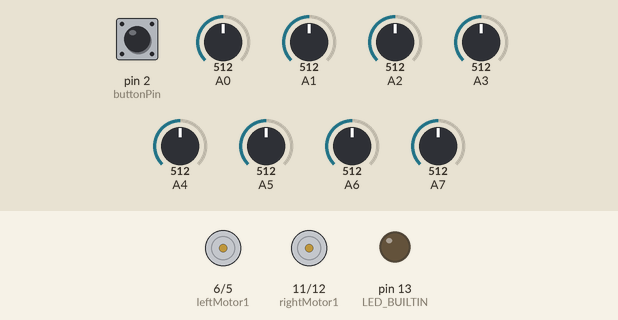
Simulated run of this sketch. Board: Arduino Nano, built with avr-gcc and run on an emulated ATmega328P. On the bench: motor-driver pin pairs drawn as motors (green arrow = first pin HIGH = forward, orange = second pin HIGH = backward, longer = more drive, scaled by the enable pin), output pins drawn as LEDs (lit = HIGH). The inputs (shaded band) are chosen by the test bench; at power-on: pin 2 (buttonPin) HIGH, A4 = 512, A5 = 512, A6 = 512, A3 = 512, A0 = 512, A1 = 512, A2 = 512, A7 = 512.

Above: at 6.7 s.
6.8 s: pin 2 (buttonPin) pulled LOW for 0.15 s
At 7.7 s:
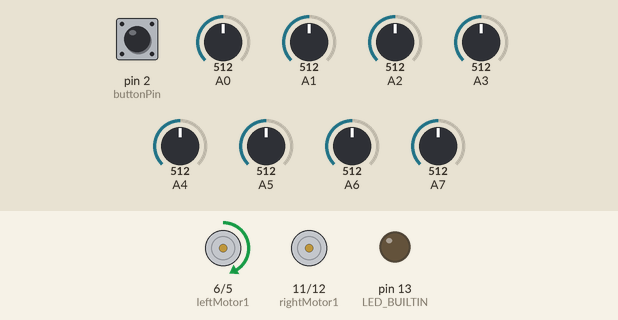
8.8 s: A4 set to 716
At 10.0 s:
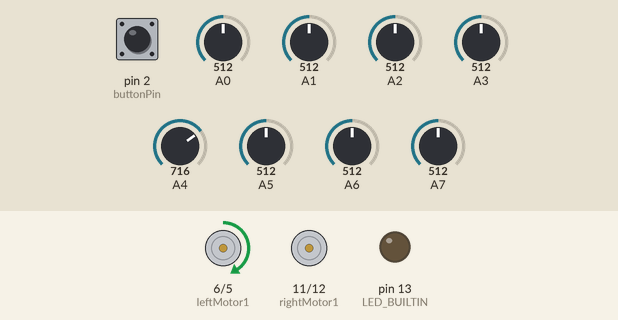
10.3 s: A5 set to 716
At 11.1 s:
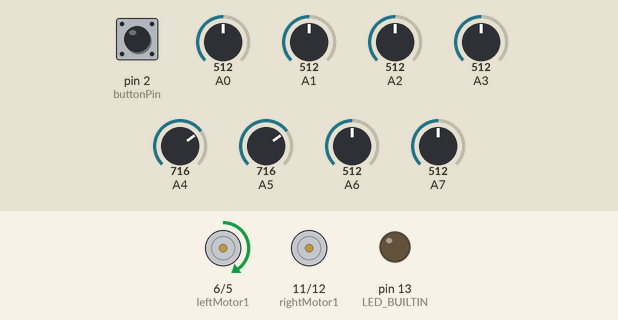
11.8 s: A6 set to 716
At 12.2 s:
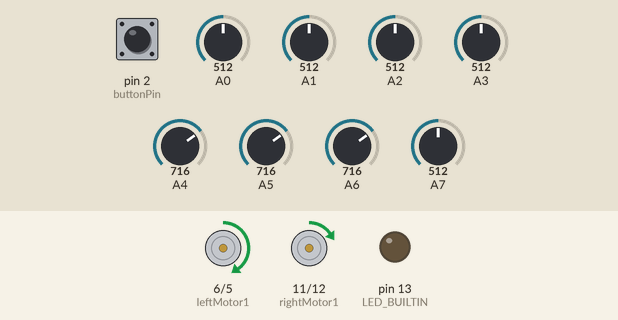
13.3 s: A3 set to 306
At 14.5 s:
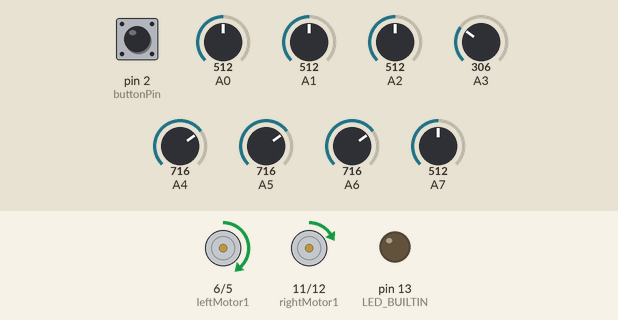
14.8 s: A3 set to 65
At 15.8 s:
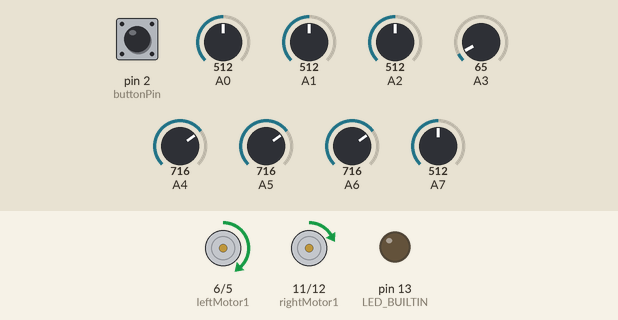
Timing chart, 0 to 17.3 s (numbered marks = the images above; inputs shaded):
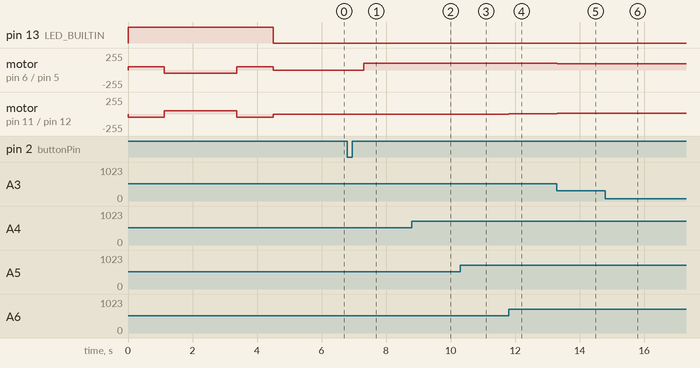

Measured:
- after the input at 6.8 s, motor on pin 6 (leftMotor1) / pin 5 (leftMotor2): stopped → forward 105/255 after 0.51 s
- after the input at 8.8 s, motor on pin 6 (leftMotor1) / pin 5 (leftMotor2): forward 105/255 → forward 103/255 at once
- after the input at 10.3 s, motor on pin 6 (leftMotor1) / pin 5 (leftMotor2): forward 103/255 → forward 100/255 at once
- after the input at 11.8 s, motor on pin 11 (rightMotor1) / pin 12 (rightMotor2): stopped → forward 6/255 at once
- after the input at 13.3 s, motor on pin 6 (leftMotor1) / pin 5 (leftMotor2): forward 100/255 → forward 92/255 at once; motor on pin 11 (rightMotor1) / pin 12 (rightMotor2): forward 6/255 → forward 8/255 at once
- after the input at 14.8 s, motor on pin 11 (rightMotor1) / pin 12 (rightMotor2): forward 8/255 → forward 10/255 at once

The sketch:

workingOne.ino
```cpp
#include <QTRSensors.h>

#define Kp 0.055
#define Kd 2.6
// I have made the Ki value to 0, because it doesnot impact much on the code or the test run of the vehicle.

#define rightMaxSpeed 180
#define leftMaxSpeed 180

#define rightBaseSpeed 50
#define leftBaseSpeed 50

#define rightMotor1 11
#define rightMotor2 12
#define rightMotorPWM 9

#define leftMotor1 6
#define leftMotor2 5
#define leftMotorPWM 3

#define buttonPin 2 // Change this to the pin you connect the push button
// This push button is used to start or stop the vehicle, press is once to start and again press once to stop.
// connect the pin 2 with ground with a swtich. if you have any confusion then refer the connection diagram.

QTRSensors qtr;

const uint8_t SensorCount = 8;
unsigned int sensorValues[SensorCount];

int lastError = 0;
bool isRunning = false;

void setup()
{
  qtr.setTypeAnalog();
  qtr.setSensorPins((const uint8_t[]){A0, A1, A2, A3, A4, A5, A6, A7}, SensorCount);

  pinMode(rightMotor1, OUTPUT);
  pinMode(rightMotor2, OUTPUT);
  pinMode(rightMotorPWM, OUTPUT);
  pinMode(leftMotor1, OUTPUT);
  pinMode(leftMotor2, OUTPUT);
  pinMode(leftMotorPWM, OUTPUT);

  pinMode(buttonPin, INPUT_PULLUP);

  pinMode(LED_BUILTIN, OUTPUT);
  digitalWrite(LED_BUILTIN, HIGH);

  calibrate(); // Calibrate once during setup

  delay(1000);
}

void loop()
{
  static bool prevButtonState = HIGH;
  bool currentButtonState = digitalRead(buttonPin);

  if (currentButtonState == LOW && prevButtonState == HIGH)
  {
    // Button is pressed once
    isRunning = !isRunning; // Toggle the running state
    digitalWrite(LED_BUILTIN, isRunning ? LOW : HIGH);

    if (isRunning)
    {
      delay(500); // 0.5-second delay after pressing the button to start
    }
    else
    {
      delay(500); // 0.5-second delay after pressing the button to stop
      wait(); // Stop the motors
    }
  }

  prevButtonState = currentButtonState;

  if (isRunning)
  {
    unsigned int position = qtr.readLineBlack(sensorValues)-500;// adjust the subtracted values to get a tuned calibration.
    //you can also use the sensor calibration code to test the values from the qtr sensor
    int error = position - 4000;// then add the difference in it. The default value was 3500 as I have subtracted 500 from the
    // sensor value so I have added it to the sensor error position value.
    int motorSpeed = Kp * error + Kd * (error - lastError);
    lastError = error;
    int rightMotorSpeed = rightBaseSpeed + motorSpeed;
    int leftMotorSpeed = leftBaseSpeed - motorSpeed;

    if (rightMotorSpeed > rightMaxSpeed)
      rightMotorSpeed = rightMaxSpeed;
    if (leftMotorSpeed > leftMaxSpeed)
      leftMotorSpeed = leftMaxSpeed;
    if (rightMotorSpeed < 0)
      rightMotorSpeed = 0;
    if (leftMotorSpeed < 0)
      leftMotorSpeed = 0;

    digitalWrite(rightMotor1, HIGH);
    digitalWrite(rightMotor2, LOW);
    analogWrite(rightMotorPWM, rightMotorSpeed);

    digitalWrite(leftMotor1, HIGH);
    digitalWrite(leftMotor2, LOW);
    analogWrite(leftMotorPWM, leftMotorSpeed);
  }
}

void calibrate()
{
  digitalWrite(LED_BUILTIN, HIGH);
  for (int i = 0; i < 100; i++)
  {
    if (i < 25 || i >= 75)
    {
      turn_right();
    }
    else
    {
      turn_left();
    }
    qtr.calibrate();
    delay(20);
  }
  wait();
  digitalWrite(LED_BUILTIN, LOW);
}

void wait()
{
  digitalWrite(rightMotor1, LOW);
  digitalWrite(rightMotor2, LOW);

  digitalWrite(leftMotor1, LOW);
  digitalWrite(leftMotor2, LOW);
}

void turn_left()
{
  digitalWrite(rightMotor1, HIGH);
  digitalWrite(rightMotor2, LOW);
  analogWrite(rightMotorPWM, rightBaseSpeed);

  digitalWrite(leftMotor1, LOW);
  digitalWrite(leftMotor2, HIGH);
  analogWrite(leftMotorPWM, leftBaseSpeed);
}

void turn_right()
{
  digitalWrite(rightMotor1, LOW);
  digitalWrite(rightMotor2, HIGH);
  analogWrite(rightMotorPWM, rightBaseSpeed);

  digitalWrite(leftMotor1, HIGH);
  digitalWrite(leftMotor2, LOW);
  analogWrite(leftMotorPWM, leftBaseSpeed);
}
```
